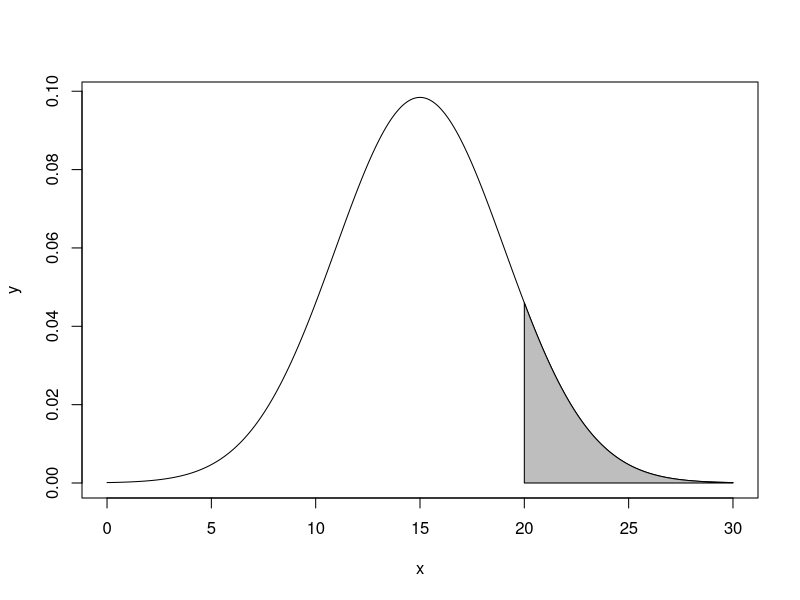

R code for this plot:
#Page no 148

mean1 <- 45
sd1 <- 15
mean2 <- 30
sd2 <- 20
n1 <- 35
n2 <- 40

diff.xbar <- 20
diff.mean <- mean1 - mean2
diff.mean
variance <- (sd1^2/n1) + (sd2^2/n2) 
sqrt(variance)

sdn <- function(diff.xbar, diff.mean, den) {
  z <- ( diff.xbar - diff.mean )/den
  return(z)
}

z <- sdn(diff.xbar, diff.mean, sqrt(variance))
z

x = seq (0 ,30 , length =10000)
y = dnorm (x,diff.mean, sqrt(variance))
plot (x,y,type = "l")

x = seq (20 ,30 , length =10000)
y = dnorm (x,diff.mean,sqrt(variance))
polygon (c(20,x ,30) ,c(0,y ,0) ,col=" gray ")